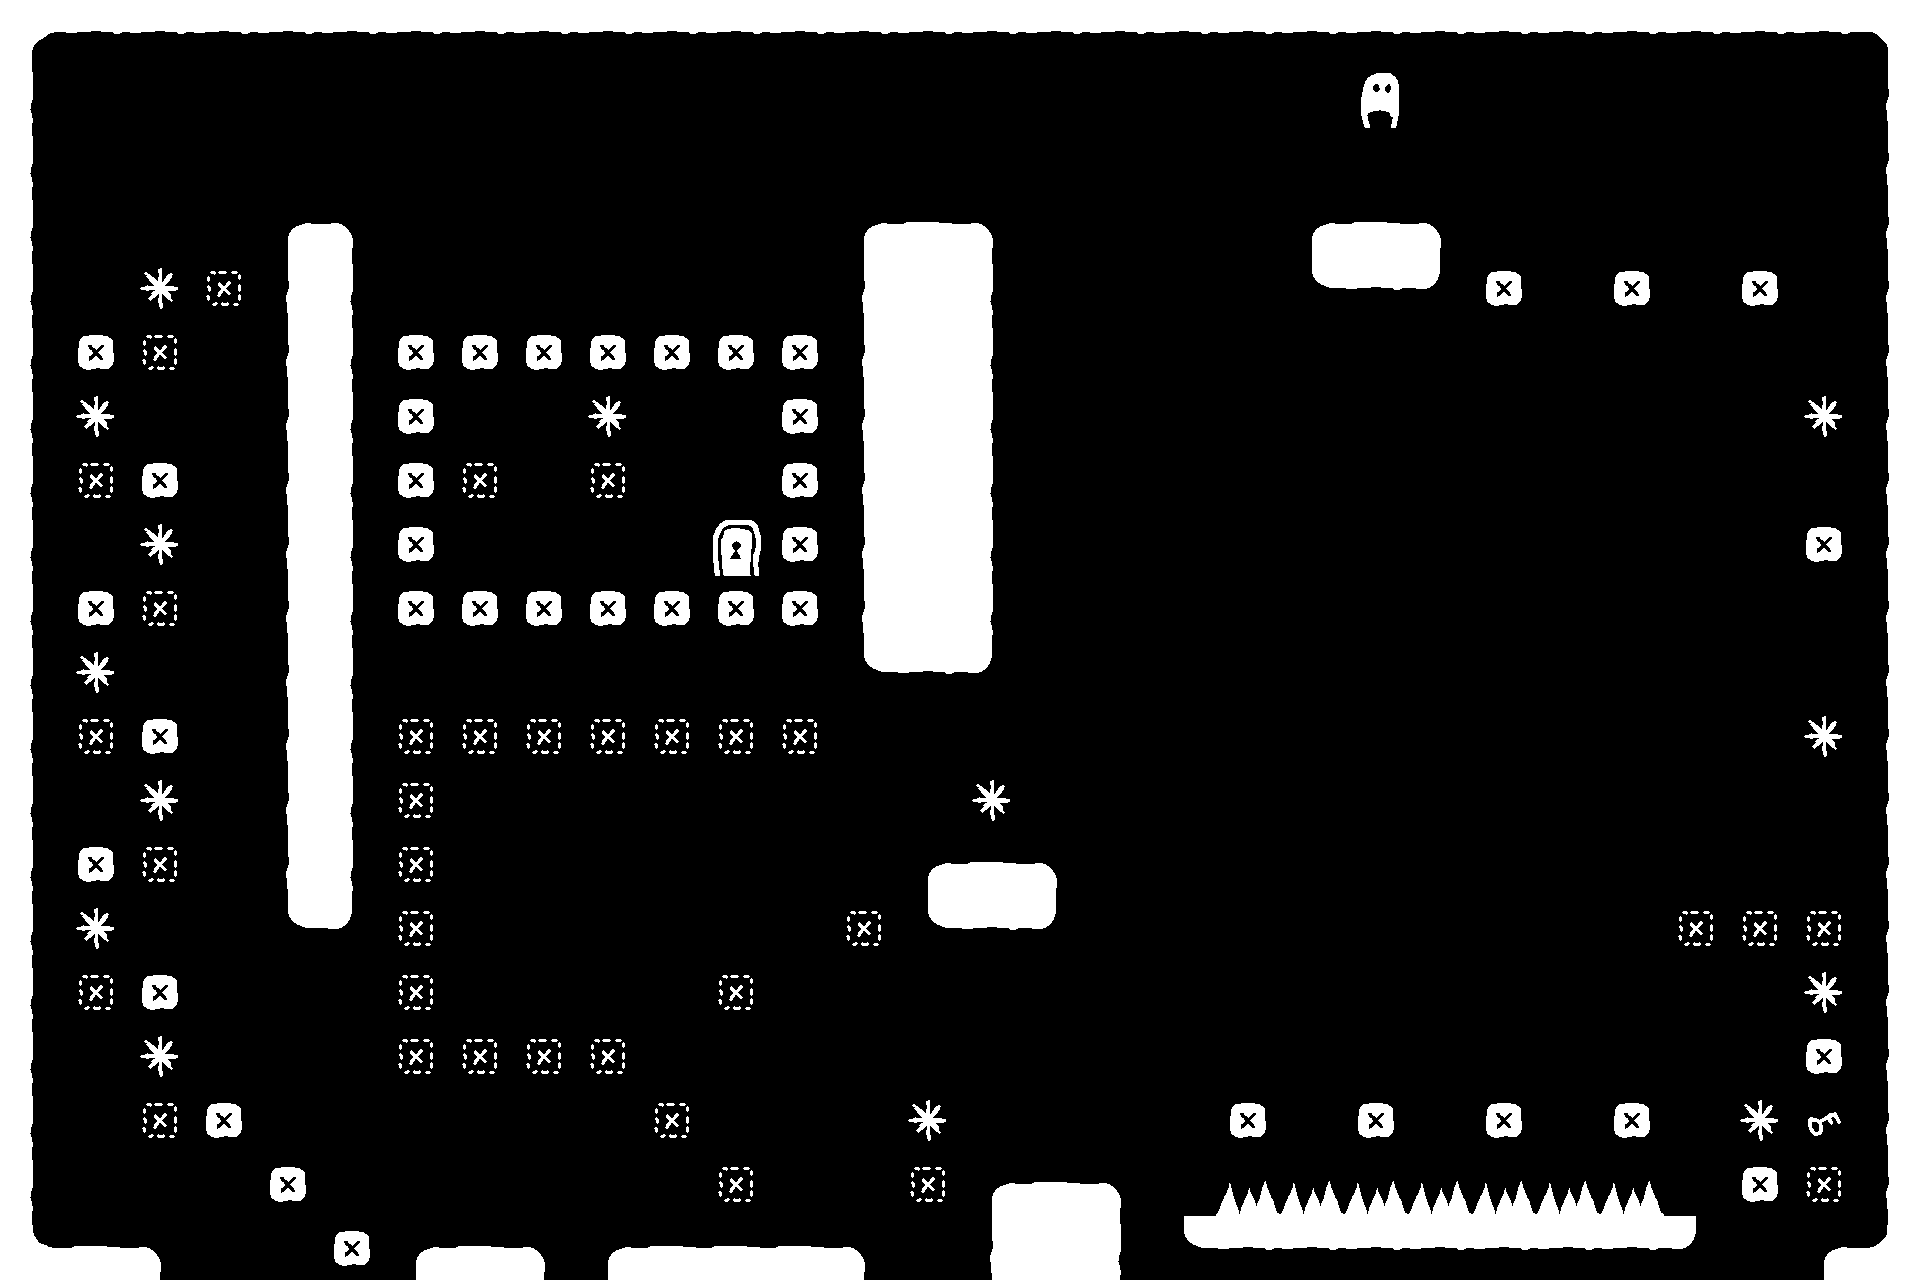

Tiled map render using the project's own tile images. Description and the whole map definition, tile-layer contents included, below:
An orthogonal 30x20 tile map with 64x64 px tiles, 1 tile layer (Camada de Tiles 1).

<map version="1.0" orientation="orthogonal" renderorder="right-down" width="30" height="20" tilewidth="64" tileheight="64" nextobjectid="1">
 <tileset firstgid="1" source="TilesetSimples/tileset.tsx" />
 <layer name="Camada de Tiles 1" width="30" height="20">
  <data encoding="csv">
10,12,12,12,12,12,12,12,12,12,12,12,12,12,12,12,12,12,12,12,12,12,12,12,12,12,12,12,12,9,
8,0,0,0,0,0,0,0,0,0,0,0,0,0,0,0,0,0,0,0,0,24,0,0,0,0,0,0,0,6,
8,0,0,0,0,0,0,0,0,0,0,0,0,0,0,0,0,0,0,0,0,0,0,0,0,0,0,0,0,6,
8,0,0,0,1,3,0,0,0,0,0,0,0,1,2,3,0,0,0,0,1,2,3,0,0,0,0,0,0,6,
8,0,23,21,6,8,0,0,0,0,0,0,0,6,7,8,0,0,0,0,11,12,13,22,0,22,0,22,0,6,
8,22,21,0,6,8,22,22,22,22,22,22,22,6,7,8,0,0,0,0,0,0,0,0,0,0,0,0,0,6,
8,23,0,0,6,8,22,0,0,23,0,0,22,6,7,8,0,0,0,0,0,0,0,0,0,0,0,0,23,6,
8,21,22,0,6,8,22,21,0,21,0,0,22,6,7,8,0,0,0,0,0,0,0,0,0,0,0,0,0,6,
8,0,23,0,6,8,22,0,0,0,0,17,22,6,7,8,0,0,0,0,0,0,0,0,0,0,0,0,22,6,
8,22,21,0,6,8,22,22,22,22,22,22,22,6,7,8,0,0,0,0,0,0,0,0,0,0,0,0,0,6,
8,23,0,0,6,8,0,0,0,0,0,0,0,11,12,13,0,0,0,0,0,0,0,0,0,0,0,0,0,6,
8,21,22,0,6,8,21,21,21,21,21,21,21,0,0,0,0,0,0,0,0,0,0,0,0,0,0,0,23,6,
8,0,23,0,6,8,21,0,0,0,0,0,0,0,0,23,0,0,0,0,0,0,0,0,0,0,0,0,0,6,
8,22,21,0,6,8,21,0,0,0,0,0,0,0,1,2,3,0,0,0,0,0,0,0,0,0,0,0,0,6,
8,23,0,0,11,13,21,0,0,0,0,0,0,21,11,12,13,0,0,0,0,0,0,0,0,0,21,21,21,6,
8,21,22,0,0,0,21,0,0,0,0,21,0,0,0,0,0,0,0,0,0,0,0,0,0,0,0,0,23,6,
8,0,23,0,0,0,21,21,21,21,0,0,0,0,0,0,0,0,0,0,0,0,0,0,0,0,0,0,22,6,
8,0,21,22,0,0,0,0,0,0,21,0,0,0,23,0,0,0,0,22,0,22,0,22,0,22,0,23,18,6,
8,0,0,0,22,0,0,0,0,0,0,21,0,0,21,1,2,3,0,14,14,14,14,14,14,14,0,22,21,6,
5,2,3,0,0,22,1,2,3,1,2,2,2,3,0,6,7,8,11,12,12,12,12,12,12,12,13,0,1,4
</data>
 </layer>
</map>
